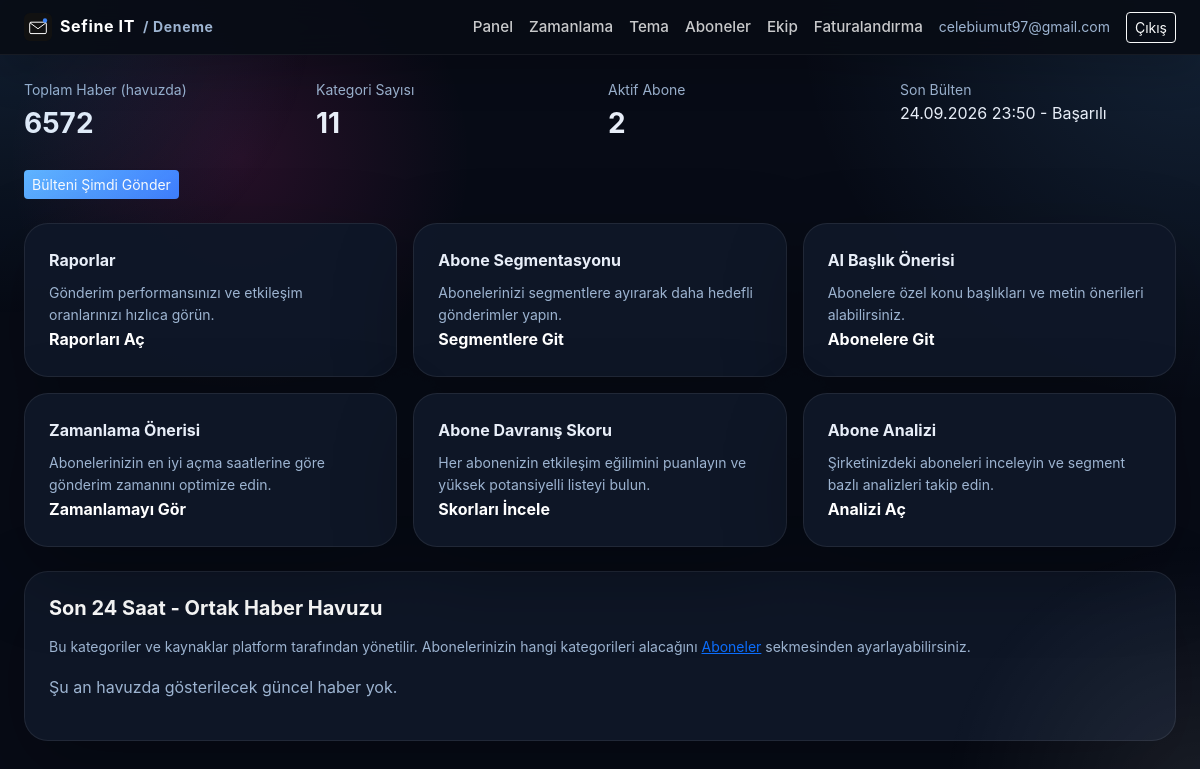
The page /panel (signed in) on the database its author committed.
### app/models.py (models this page shows)
class Organization(Base):
    __tablename__ = "organizations"
    id = Column(Integer, primary_key=True)
    name = Column(String(200), nullable=False)
    slug = Column(String(200), unique=True, nullable=False)
    brand_name = Column(String(200), nullable=False)  # mail/panelde görünen marka adı
    owner_email = Column(String(255), nullable=False)
    account_type = Column(String(20), default="company", nullable=False)  # company | individual
    sector_id = Column(Integer, ForeignKey("sectors.id"), nullable=True)  # kayıt sırasında seçilen sektör
    mail_theme = Column(String(20), default="klasik", nullable=False)  # klasik | minimal
    mail_accent = Column(String(20), default="#111111", nullable=False)  # bültende kullanılan vurgu rengi (hex)
    created_at = Column(DateTime, default=datetime.utcnow, nullable=False)
    plan = Column(String(30), default="free", nullable=False)  # free | starter | pro
    subscription_status = Column(String(30), default="trialing", nullable=False)
    trial_ends_at = Column(DateTime, nullable=True)
    subscription_expires_at = Column(DateTime, nullable=True)  # Shopier tekrarlayan ödeme yapmadığı için manuel takip edilir
    current_duration_days = Column(Integer, nullable=True)  # 30/90/180/365 - hangi süre paketi aktif, Faturalandırma sayfasında doğru kutuyu "Yenile" göstermek için
    renewal_reminder_sent_at = Column(DateTime, nullable=True)
    api_key = Column(String(64), unique=True, nullable=True)
    mail_theme = Column(String, default="klasik")
    mail_accent = Column(String, default="#000000")

class NewsletterLog(Base):
    __tablename__ = "newsletter_logs"
    id = Column(Integer, primary_key=True)
    organization_id = Column(Integer, ForeignKey("organizations.id"), nullable=False, index=True)
    sent_at = Column(DateTime, default=datetime.utcnow, nullable=False)
    recipient_count = Column(Integer, default=0)
    article_count = Column(Integer, default=0)
    success = Column(Boolean, default=False)
    note = Column(String(500), nullable=True)

### app/routers/panel.py (the view)
@router.get("")
def dashboard(request: Request, db: Session = Depends(get_db)):
    guard, org = _guard(request, db)
    if guard:
        return guard
    kategorize = get_recent_news_by_category(db)
    son_gonderim = db.query(NewsletterLog).filter(
        NewsletterLog.organization_id == org.id
    ).order_by(NewsletterLog.sent_at.desc()).first()
    son_gonderim_yerel_saat = None
    if son_gonderim:
        son_gonderim_yerel_saat = (
            son_gonderim.sent_at.replace(tzinfo=ZoneInfo("UTC"))
            .astimezone(ZoneInfo(settings.APP_TIMEZONE))
        )
    toplam_haber = db.query(NewsItem).count()
    toplam_kategori = db.query(Category).count()
    toplam_abone = db.query(Subscriber).filter(
        Subscriber.organization_id == org.id, Subscriber.active.is_(True)
    ).count()
    plan = get_plan(org.plan, org.account_type)
    admin_id = request.session.get("admin_user_id")
    admin = db.get(AdminUser, admin_id) if admin_id else None
    return templates.TemplateResponse("dashboard.html", {
        "request": request, "user": current_user_email(request), "org": org,
        "kategorize": kategorize, "son_gonderim": son_gonderim,
        "son_gonderim_yerel_saat": son_gonderim_yerel_saat,
        "toplam_haber": toplam_haber, "toplam_kategori": toplam_kategori, "toplam_abone": toplam_abone,
        "plan": plan, "email_verified": admin.email_verified if admin else True,
    })

### app/templates/dashboard.html (shortened to what this page needs)
{% extends "base.html" %}
{% block content %}
<div class="row g-3 mb-4">
  <div class="col-md-3"><div class="stat-box"><div class="small text-secondary">Toplam Haber (havuzda)</div><div class="fs-3 fw-bold">{{ toplam_haber }}</div></div></div>
  <div class="col-md-3"><div class="stat-box"><div class="small text-secondary">Kategori Sayısı</div><div class="fs-3 fw-bold">{{ toplam_kategori }}</div></div></div>
  <div class="col-md-3"><div class="stat-box"><div class="small text-secondary">Aktif Abone</div><div class="fs-3 fw-bold">{{ toplam_abone }}</div></div></div>
  <div class="col-md-3"><div class="stat-box">
    <div class="small text-secondary">Son Bülten</div>
    {% if son_gonderim %}
      <div class="fs-6">{{ son_gonderim_yerel_saat.strftime('%d.%m.%Y %H:%M') }} - {{ 'Başarılı' if son_gonderim.success else 'Hata' }}</div>
    {% else %}
      <div class="fs-6">Henüz gönderilmedi</div>
    {% endif %}
  </div></div>
</div>
<div class="d-flex gap-2 mb-4">
  <form method="post" action="/panel/send-now"><button class="btn btn-dark btn-sm">Bülteni Şimdi Gönder</button></form>
</div>
{% if plan.scheduled_reports or plan.subscriber_segmentation or plan.ai_subject_suggestions %}
<div class="row g-3 mb-4">
  {% if plan.scheduled_reports %}
  <div class="col-md-4">
    <div class="card-corp p-4 h-100 position-relative d-flex flex-column">
      <div>
        <div class="fw-bold mb-2">Raporlar</div>
        <p class="small text-secondary mb-0">Gönderim performansınızı ve etkileşim oranlarınızı hızlıca görün.</p>
      </div>
      <a href="/panel/reports" class="stretched-link text-decoration-none text-white mt-auto fw-bold">Raporları Aç</a>
    </div>
  </div>
  {% endif %}
  {% if plan.subscriber_segmentation %}
  <div class="col-md-4">
    <div class="card-corp p-4 h-100 position-relative d-flex flex-column">
      <div>
        <div class="fw-bold mb-2">Abone Segmentasyonu</div>
        <p class="small text-secondary mb-0">Abonelerinizi segmentlere ayırarak daha hedefli gönderimler yapın.</p>
      </div>
      <a href="/panel/segments" class="stretched-link text-decoration-none text-white mt-auto fw-bold">Segmentlere Git</a>
    </div>
  </div>
  {% endif %}
  {% if plan.ai_subject_suggestions %}
  <div class="col-md-4">
    <div class="card-corp p-4 h-100 position-relative d-flex flex-column">
      <div>
        <div class="fw-bold mb-2">AI Başlık Önerisi</div>
        <p class="small text-secondary mb-0">Abonelere özel konu başlıkları ve metin önerileri alabilirsiniz.</p>
      </div>
      <a href="/panel/subscribers" class="stretched-link text-decoration-none text-white mt-auto fw-bold">Abonelere Git</a>
    </div>
  </div>
  {% endif %}
  {% if plan.send_time_insights %}
  <div class="col-md-4">
    <div class="card-corp p-4 h-100 position-relative d-flex flex-column">
      <div>
        <div class="fw-bold mb-2">Zamanlama Önerisi</div>
        <p class="small text-secondary mb-0">Abonelerinizin en iyi açma saatlerine göre gönderim zamanını optimize edin.</p>
      </div>
      <a href="/panel/send-time" class="stretched-link text-decoration-none text-white mt-auto fw-bold">Zamanlamayı Gör</a>
    </div>
  </div>
  {% endif %}
  {% if plan.behavior_scores %}
  <div class="col-md-4">
    <div class="card-corp p-4 h-100 position-relative d-flex flex-column">
      <div>
        <div class="fw-bold mb-2">Abone Davranış Skoru</div>
        <p class="small text-secondary mb-0">Her abonenizin etkileşim eğilimini puanlayın ve yüksek potansiyelli listeyi bulun.</p>
      </div>
      <a href="/panel/behavior-insights" class="stretched-link text-decoration-none text-white mt-auto fw-bold">Skorları İncele</a>
    </div>
  </div>
  {% endif %}
  {% if (org.account_type == 'individual' and plan.location_insights) or (org.account_type == 'company' and plan.subscriber_segmentation) %}
  <div class="col-md-4">
    <div class="card-corp p-4 h-100 position-relative d-flex flex-column">
      <div>
        <div class="fw-bold mb-2">{{ 'Kişisel Analiz' if org.account_type == 'individual' else 'Abone Analizi' }}</div>
        <p class="small text-secondary mb-0">{{ 'Bireysel performans ve konum bazlı öneriler.' if org.account_type == 'individual' else 'Şirketinizdeki aboneleri inceleyin ve segment bazlı analizleri takip edin.' }}</p>
      </div>
      <a href="/panel/analysis" class="stretched-link text-decoration-none text-white mt-auto fw-bold">Analizi Aç</a>
    </div>
  </div>
  {% endif %}
</div>
{% endif %}
<div class="card-corp p-4">
  <h5 class="fw-bold mb-3">Son 24 Saat - Ortak Haber Havuzu</h5>
  <p class="small text-secondary">Bu kategoriler ve kaynaklar platform tarafından yönetilir. Abonelerinizin hangi kategorileri alacağını <a href="/panel/subscribers">Aboneler</a> sekmesinden ayarlayabilirsiniz.</p>
  {% if not kategorize.values() | select | list %}
    <p class="text-secondary">Şu an havuzda gösterilecek güncel haber yok.</p>
  {% endif %}
</div>
{% endblock %}

### app/templates/base.html (shortened to what this page needs)
<!DOCTYPE html>
<html lang="tr">
<head>
<link href="https://cdn.jsdelivr.net/npm/bootstrap@5.3.3/dist/css/bootstrap.min.css" rel="stylesheet">
<link href="/static/style.css" rel="stylesheet">
</head>
<body>
{% if user %}
<nav class="navbar navbar-dark navbar-corp">
  <div class="container-fluid px-4">
    <a class="navbar-brand fw-bold d-flex align-items-center gap-2" href="/panel">
      <img src="/static/logo.svg" alt="" height="28">
      {{ brand_name }}{% if org %}<span class="small text-secondary">/ {{ org.name }}</span>{% endif %}
    </a>
    <div class="d-flex align-items-center gap-3">
      <a href="/panel" class="nav-link-corp">Panel</a>
      <a href="/panel/schedule" class="nav-link-corp">Zamanlama</a>
      <a href="/panel/theme" class="nav-link-corp">Tema</a>
      {% if org and org.account_type == 'individual' %}
        <a href="/panel/my-categories" class="nav-link-corp">Kategorilerim</a>
      {% else %}
        <a href="/panel/subscribers" class="nav-link-corp">Aboneler</a>
        <a href="/panel/team" class="nav-link-corp">Ekip</a>
      {% endif %}
      <a href="/panel/billing" class="nav-link-corp">Faturalandırma</a>
      <span class="text-secondary small">{{ user }}</span>
      <a href="/logout" class="btn btn-sm btn-outline-light">Çıkış</a>
    </div>
  </div>
</nav>
{% endif %}
<div class="container-fluid px-4 py-4">
{% block content %}{% endblock %}
</div>
</body>
</html>

### app/static/style.css (style rules this page uses)
:root { --bg-base: #070b16; --bg-layer: radial-gradient(circle at top right, rgba(96,180,255,0.14), transparent 28%), radial-gradient(circle at 20% 20%, rgba(225,47,145,0.14), transparent 20%), #070b16; --surface: rgba(15, 23, 40, 0.96); --surface-soft: rgba(13, 18, 32, 0.9); --surface-border: rgba(255,255,255,0.08); --text-primary: #e8eef8; --text-secondary: #9db4d1; --text-muted: #7d8fa8; --accent: #60b4ff; --accent-strong: #3f7fff; --accent-soft: rgba(96,180,255,0.16); --success: #34d399; --warning: #fbbf24; --danger: #fb7185; --shadow: 0 28px 80px rgba(0,0,0,0.28); }
* { box-sizing: border-box; }
html, body { min-height: 100%; }
body { margin: 0; font-family: 'Inter', -apple-system, BlinkMacSystemFont, 'Segoe UI', Roboto, Arial, sans-serif; background: var(--bg-layer); color: var(--text-primary); line-height: 1.6; -webkit-font-smoothing: antialiased; text-rendering: optimizeLegibility; }
body::before { content: ''; position: fixed; inset: 0; background: radial-gradient(circle at top left, rgba(96,180,255,0.12), transparent 22%), radial-gradient(circle at bottom right, rgba(255,255,255,0.08), transparent 18%); pointer-events: none; z-index: 0; }
nav.navbar-corp { background: rgba(8, 12, 21, 0.92); backdrop-filter: blur(18px); box-shadow: 0 18px 40px rgba(0,0,0,0.16); border-bottom: 1px solid rgba(255,255,255,0.06); position: sticky; top: 0; z-index: 50; }
.navbar-brand { color: #fff; font-size: 1rem; letter-spacing: 0.04em; }
.nav-link-corp { color: rgba(255,255,255,0.78); text-decoration: none; font-size: 0.95rem; font-weight: 500; }
.btn-dark { background: linear-gradient(135deg, var(--accent), var(--accent-strong)); border: none; color: #fff; }
.card-corp { background: var(--surface); border: 1px solid var(--surface-border); border-radius: 24px; box-shadow: var(--shadow); color: var(--text-primary); }
.card-corp h6, .card-corp h5, .card-corp h4 { color: #fff; }
.text-secondary { color: var(--text-secondary) !important; }

### rows shown on the page
Organization: name "Deneme", account_type "Abone Analizi", account_type "Şirketinizdeki aboneleri inceleyin ve segment bazlı analizleri takip edin."
NewsletterLog: success "Başarılı"

### other values the page prints
{{ brand_name }} "Sefine IT"
{{ user }} "celebiumut97@gmail.com"
{{ toplam_haber }} "6572"
{{ toplam_kategori }} "11"
{{ toplam_abone }} "2"
{{ son_gonderim_yerel_saat.strftime('%d.%m.%Y %H:%M') }} "24.09.2026 23:50"
